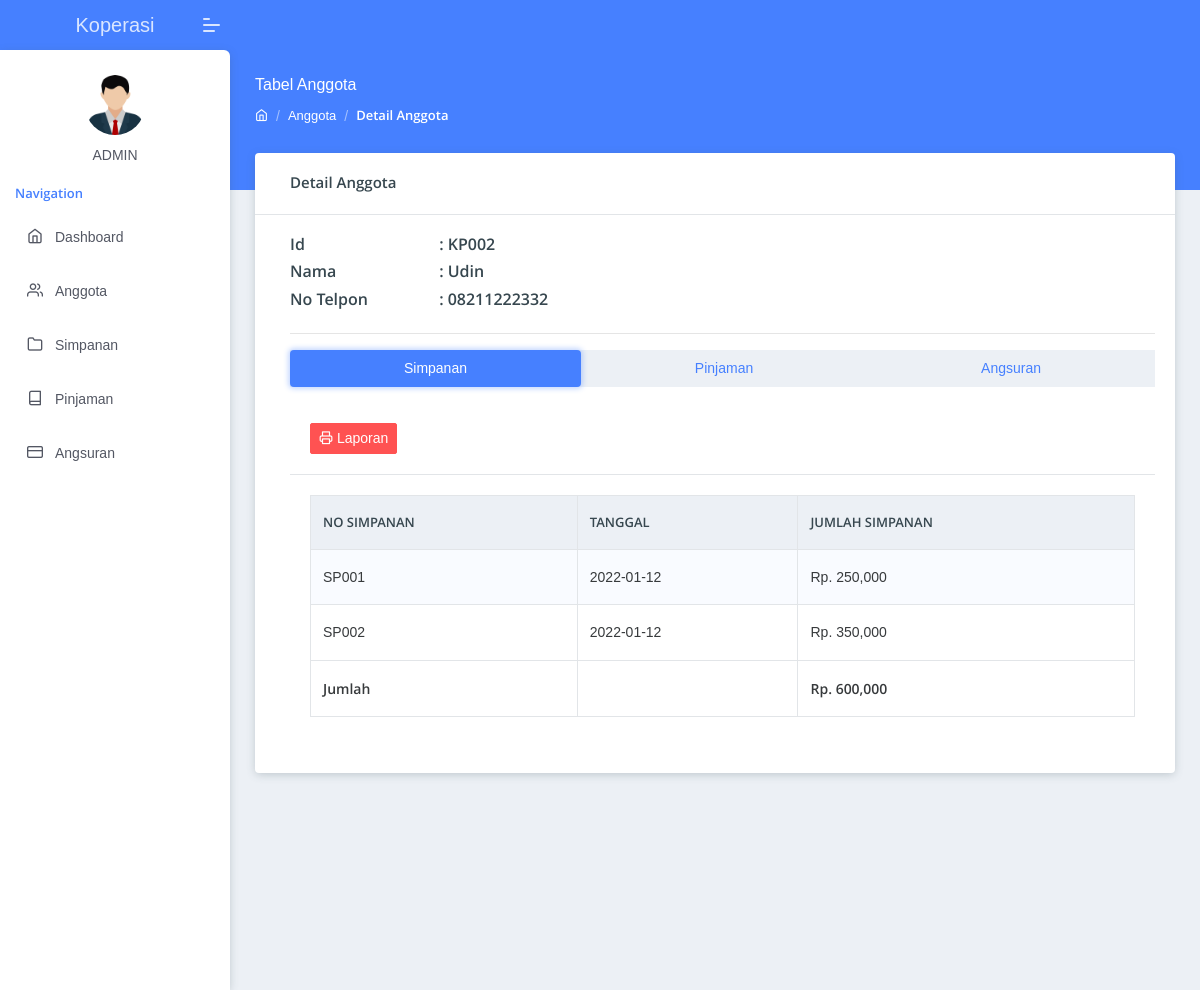
Screenshot of /index.php?page=detail&nama_anggota=Udin (signed in) with the database file from the repository.
### tables this page shows
CREATE TABLE `anggota` (
  `id_anggota` varchar(11) NOT NULL,
  `nama_anggota` varchar(50) NOT NULL,
  `pekerjaan_anggota` varchar(50) NOT NULL,
  `no_telpon` varchar(20) NOT NULL,
  `tanggal_lahir` date NOT NULL,
  `tanggal_daftar` date NOT NULL,
  `alamat_anggota` text NOT NULL
);

CREATE TABLE `simpanan` (
  `no_transaksi` varchar(11) NOT NULL,
  `nama_anggota` varchar(20) NOT NULL,
  `jumlah_simpanan` int(20) NOT NULL,
  `tanggal_simpanan` date NOT NULL
);

### page/nasabah/detail_nasabah.php (the view, shortened to what this page needs)
<?php
$nama_anggota = $_GET['nama_anggota'];
?>
<div class="pcoded-main-container">
    <div class="pcoded-content">
        <div class="page-header">
            <div class="page-block">
                <div class="row align-items-center">
                    <div class="col-md-12">
                        <div class="page-header-title">
                            <h5 class="m-b-10">Tabel Anggota</h5>
                        </div>
                        <ul class="breadcrumb">
                            <li class="breadcrumb-item"><a href="index.php"><i class="feather icon-home"></i></a></li>
                            <li class="breadcrumb-item"><a href="index.php?page=nasabah">Anggota</a></li>
                            <li class="breadcrumb-item"><a href="#!">Detail Anggota</a></li>
                        </ul>
                    </div>
                </div>
            </div>
        </div>
        <div class="row justify-content-center">
            <div class="col-sm-12">
                <div class="card">
                    <div class="card-header text-center">
                        <div class="row align-items-center m-l-0">
                            <div class="col-sm-6 text-left">
                                <h5>Detail Anggota</h5>
                            </div>
                        </div>
                    </div>
                    <div class="card-body">
                        <div class="row align-items-center m-l-0">
                            <div class="col-sm-12 text-left">
                            <?php
                                $anggota = mysqli_query($koneksi,"SELECT * FROM anggota WHERE nama_anggota='$nama_anggota'");
                                while($a = mysqli_fetch_array($anggota))
                                {
                            ?>
                            <div class="row">
                                <div class="col-md-2">
                                    <h5>Id</h5>
                                    <h5>Nama</h5>
                                    <h5>No Telpon</h5>
                                </div>
                                <div class="col-md-2">
                                    <h5>: <?php echo $a['id_anggota'];?></h5>
                                    <h5>: <?php echo $a['nama_anggota'];?></h5>
                                    <h5>: <?php echo $a['no_telpon'];?></h5>
                                </div>
                            </div>
                            <?php
                                }
                            ?>
                                <hr>
                                <div class="bt-wizard" id="besicwizard">
                                    <ul class="nav nav-pills nav-fill mb-3">
                                        <li class="nav-item"><a href="#b-w-tab1" class="nav-link has-ripple active" data-toggle="tab">Simpanan</a></li>
                                        <li class="nav-item"><a href="#b-w-tab2" class="nav-link has-ripple" data-toggle="tab">Pinjaman</a></li>
                                        <li class="nav-item"><a href="#b-w-tab3" class="nav-link has-ripple" data-toggle="tab">Angsuran</a></li>
                                    </ul>
                                    <div class="tab-content">
                                        <div class="tab-pane show active" id="b-w-tab1">
                                            <div class="card-header">
                                                <button class="btn btn-danger btn-sm btn-round has-ripple" data-toggle="modal" data-target="#modal-report">
                                                    <i class="feather icon-printer"></i> Laporan<span class="ripple ripple-animate"></span>
                                                </button>
                                            </div>
                                            <div class="card-body">
                                                <div class="dt-responsive table-responsive">
                                                    <table class="table table-striped table-bordered nowrap">
                                                        <thead>
                                                            <tr>
                                                                <th>No Simpanan</th>
                                                                <th>Tanggal</th>
                                                                <th>Jumlah Simpanan</th>
                                                            </tr>
                                                        </thead>
                                                        <tbody>
                                                        <?php
                                                        $simpanan = mysqli_query($koneksi,"SELECT * FROM simpanan WHERE nama_anggota='$nama_anggota'");
                                                        while($a = mysqli_fetch_array($simpanan))
                                                        {
                                                        ?>
                                                            <tr>
                                                                <td><?php echo $a['no_transaksi'];?></td>
                                                                <td><?php echo $a['tanggal_simpanan'];?></td>
                                                                <td>Rp. <?php echo number_format($a['jumlah_simpanan']);?></td>
                                                            </tr>
                                                        <?php
                                                        }
                                                        ?>
                                                        </tbody>
                                                        <tfoot>
                                                        <?php
                                                        $simpan = mysqli_query($koneksi,"SELECT SUM(jumlah_simpanan) as simpan FROM simpanan WHERE nama_anggota='$nama_anggota'");
                                                        while($query = mysqli_fetch_array($simpan))
                                                        {
                                                        ?>
                                                            <td class="font-weight-bold">Jumlah</td>
                                                            <td></td>
                                                            <td class="font-weight-bold">Rp. <?php echo number_format($query['simpan']);?> </td>
                                                        </tfoot>
                                                        <?php } ?>
                                                    </table>
                                                </div>
                                            </div>
                                        </div>
                                    </div>
                                </div>
                            </div>
                        </div>
                    </div>
                </div>
            </div>
        </div>
    </div>
</div>

### rows the page displays
anggota: id_anggota "KP002", nama_anggota "Udin", no_telpon "08211222332"
simpanan: no_transaksi "SP001", tanggal_simpanan "2022-01-12", jumlah_simpanan "250,000"
simpanan: no_transaksi "SP002", tanggal_simpanan "2022-01-12", jumlah_simpanan "350,000"

### other values shown
$query['simpan'] "600,000"
